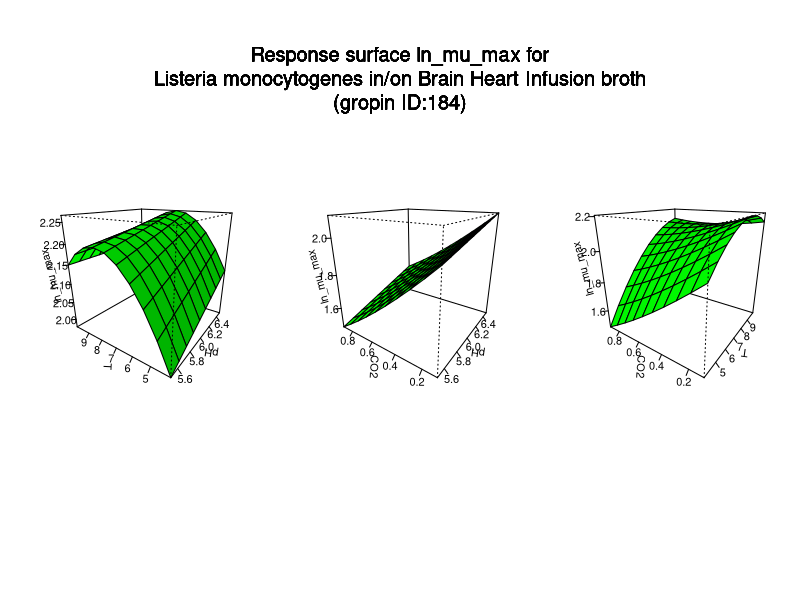

Reproduce this figure in R.
#############################
# start of Parameter script
#############################
pH <- seq(5.5055,6.49350649350649,length.out=10)
T <- seq(4.004,9.99000999000999,length.out=10)
CO2 <- seq(0.1001,0.899100899100899,length.out=10)
#############################
# end of Parameter script
#############################
############################# 
# start of Model script Gropin ID 184 
#############################
 
# constant coefficients for this model
a1 <- 0.2513
a2 <- 0.2099
a3 <- 0.33350000000000002
a4 <- -1.672
a5 <- -0.0208
a6 <- 0.0867
a7 <- 0.1007
a8 <- -0.0143
a9 <- 0.1663
 
variables <- data.frame(pH,T,CO2)
argumentsPar <- unique.data.frame(expand.grid(variables))
 
# heart of the model
response_surface <- function(pH,T,CO2) {
   mumax <-a1+(a2*pH)+(a3*T)+(a4*CO2)+(a5*pH*T)+(a6*pH*CO2)+(a7*T*CO2)+(a8*(T^2))+(a9*(CO2^2))

	return(mumax=mumax)
} 

# output parameters
responseSurface <- cbind(argumentsPar,response_surface(argumentsPar['pH'],argumentsPar['T'],argumentsPar['CO2']))
colnames(responseSurface) <- c(colnames(argumentsPar),'lnmumax')
#############################
# End of Model script
#############################
############################# 
# start of Visualisation script Gropin ID 184 
#############################
titleText <-'Response surface ln_mu_max for
Listeria monocytogenes in/on Brain Heart Infusion broth
(gropin ID:184)'
argPar1 <- unique.data.frame(expand.grid(pH,T))
argPar2 <- unique.data.frame(expand.grid(pH,CO2))
argPar3 <- unique.data.frame(expand.grid(T,CO2))
z1 <- matrix(unlist(response_surface(pH = argPar1[1],T = argPar1[2],CO2 = CO2[1])),nrow=10)
z2 <- matrix(unlist(response_surface(pH = argPar2[1],CO2 = argPar2[2],T = T[1])),nrow=10)
z3 <- matrix(unlist(response_surface(T = argPar3[1],CO2 = argPar3[2],pH = pH[1])),nrow=10)
# adding precaution if response surface is zero
myZLim1 <- range(z1)
if(myZLim1[1] == myZLim1[2]) myZLim1[2] <- myZLim1[2]+1
myZLim2 <- range(z2)
if(myZLim2[1] == myZLim2[2]) myZLim2[2] <- myZLim2[2]+1
myZLim3 <- range(z3)
if(myZLim3[1] == myZLim3[2]) myZLim3[2] <- myZLim3[2]+1
if(length(pH)>1 & length(T)>1 & length(CO2)>1) {
	par(mfrow = c(1,3))
	persp(pH,T,z1,col = 'green',xlab='pH',ylab='T',zlab='ln_mu_max',zlim=myZLim1,theta=305,phi=20,shade=0.25,ticktype = 'detailed')
	persp(pH,CO2,z2,col = 'green',xlab='pH',ylab='CO2',zlab='ln_mu_max',zlim=myZLim2,theta=305,phi=20,shade=0.25,ticktype = 'detailed')
	persp(T,CO2,z3,col = 'green',xlab='T',ylab='CO2',zlab='ln_mu_max',zlim=myZLim3,theta=305,phi=20,shade=0.25,ticktype = 'detailed')
	mtext(titleText,outer=T,  cex=1.2, line=-8.5, side=3)
} else {
		myPars <- unique.data.frame(expand.grid(pH,T,CO2))
		myZ <-matrix(unlist(response_surface(myPars[,1],myPars[,2],myPars[,3])),nrow=10)
		myZLim <- range(myZ)
if(myZLim[1] == myZLim[2]) myZLim[2] <- myZLim[2]+1
	if(length(CO2)==1) {
		persp(pH,T,myZ,col = 'green',xlab='pH',ylab='T',zlab='ln_mu_max',main=titleText,sub=paste('other variable: CO2 =',round(CO2,digits = 2)),zlim=myZLim,theta=305,phi=20,shade=0.25,ticktype = 'detailed')
	}
	if(length(T)==1) {
		persp(pH,CO2,myZ,col = 'green',xlab='pH',ylab='CO2',zlab='ln_mu_max',main=titleText,sub=paste('other variable: T =',round(T,digits = 2)),zlim=myZLim,theta=305,phi=20,shade=0.25,ticktype = 'detailed')
	}
	if(length(pH)==1) {
		persp(T,CO2,myZ,col = 'green',xlab='T',ylab='CO2',zlab='ln_mu_max',main=titleText,sub=paste('other variable: pH =',round(pH,digits = 2)),zlim=myZLim,theta=305,phi=20,shade=0.25,ticktype = 'detailed')
	}
}
#############################
# End of Visualisation script
#############################
